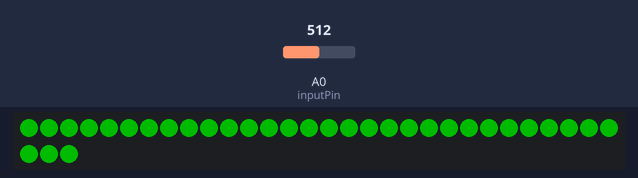
Simulated run of this sketch. Board: Arduino Uno, built with avr-gcc and run on an emulated ATmega328P. On the bench: 33 RGB LEDs in strip order, left to right, continuing on the next row. The test bench sets the inputs (shaded band); at power-on: A0 (inputPin) = 512. Dim RGB values are drawn brighter than linear; what the sketch prints to the serial monitor is not drawn.

Above: at 1.2 s.
1.3 s: A0 (inputPin) set to 0
At 2.5 s:
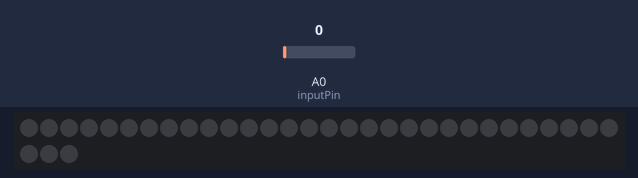
3.0 s: A0 (inputPin) set to 306
At 4.3 s:
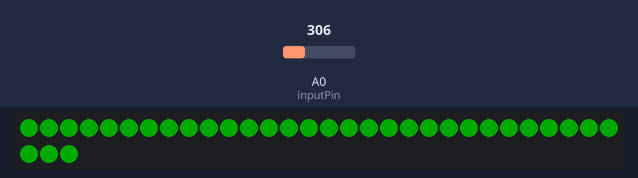
Timing chart, 0 to 4.1 s (numbered marks = the images above; inputs shaded):
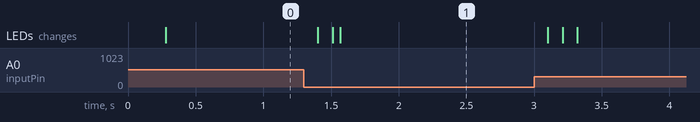

The sketch:

Smoothing_demo1.ino
```cpp
#include <Adafruit_NeoPixel.h>

#define pixelDataPin 6
#define numOfPixels 33

Adafruit_NeoPixel pixels = Adafruit_NeoPixel(numOfPixels, pixelDataPin, NEO_GRB + NEO_KHZ800);

const int numReadings = 5;

int readings[numReadings];      // the readings from the analog input
int readIndex = 0;              // the index of the current reading
int total = 0;                  // the running total
int average = 0;                // the average

int inputPin = A0;

void setup() {

  for (int thisReading = 0; thisReading < numReadings; thisReading++) {
    readings[thisReading] = 0;
  }

  Serial.begin(115200);

  pixels.setBrightness(0);
  pixels.show();
  pixels.begin(); // This initializes the NeoPixel library.
}

void loop() {

  total = total - readings[readIndex];
  readings[readIndex] = analogRead(inputPin);
  total = total + readings[readIndex];
  readIndex = readIndex + 1;

  if (readIndex >= numReadings) {
    readIndex = 0;
  }

  average = total / numReadings;

  int sensorMap = map(average, 0, 1023, 0, 255);


  for(int i=0;i<numOfPixels;i++){
    pixels.setPixelColor(i, pixels.Color(0,150,0));
    pixels.setBrightness(sensorMap);
    pixels.show();
    Serial.println(sensorMap);
  }
  delay(1);
}
```
